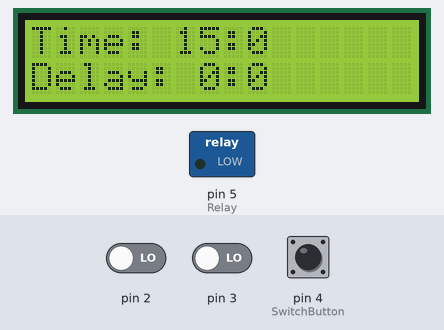
The sketch below on a simulated Arduino Uno, built with avr-gcc and run on an emulated ATmega328P. On the bench: 16×2 character LCD, switched loads named in the sketch (green lamp = pin HIGH). The test bench sets the inputs (shaded band); at power-on: pin 4 (SwitchButton) HIGH, pin 2 LOW, pin 3 LOW.

Above: at 1.2 s.
1.3 s: pin 4 (SwitchButton) pulled LOW for 3.2 s
At 5.7 s:
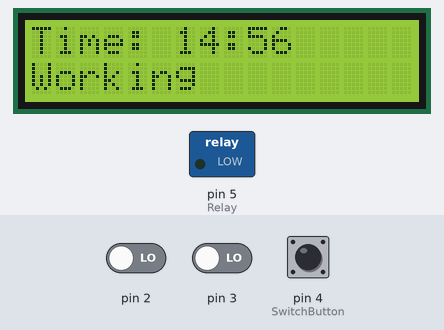
6.8 s: pin 2 driven HIGH
At 8.0 s:
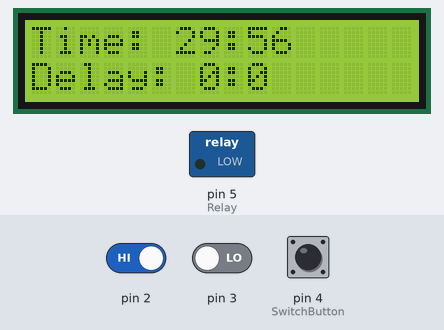
8.3 s: pin 3 driven HIGH
At 9.4 s:
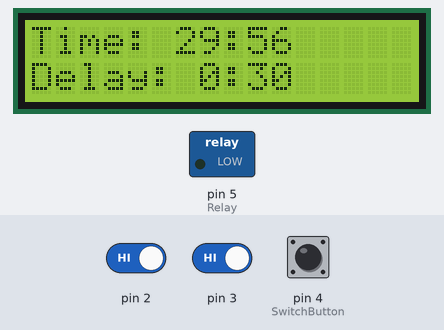
9.8 s: pin 4 (SwitchButton) pulled LOW for 0.15 s
At 10.5 s:
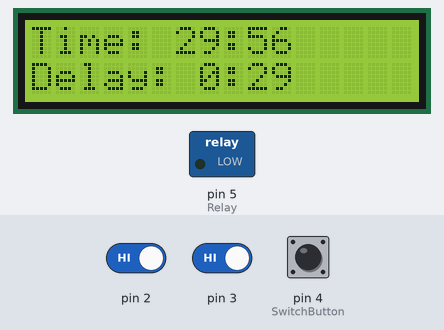
Timing chart, 0 to 12.4 s (numbered marks = the images above; inputs shaded):
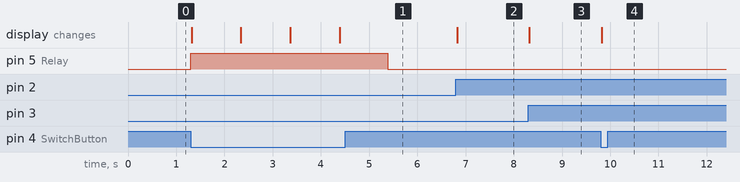

The sketch:

timerrelay.ino
```cpp
#include <Wire.h>
#include <LiquidCrystal_I2C.h>
LiquidCrystal_I2C lcd(0x27,16,2);
int worktime = 900 ;
int startdelaytime = 0 ;
int SwitchButton = 4;
int Relay = 5;
int change =0;
void lcdupdate(){
   lcd.clear();
   lcd.setCursor(0,0);
  lcd.print("Time: ");
    lcd.print(worktime/60);
  lcd.print(":");
  lcd.print(worktime%60);
  lcd.setCursor(0,1);
  lcd.print("Delay: 0:");
  lcd.print(startdelaytime);
}
void lcdupdateW(){
   lcd.clear();
   lcd.setCursor(0,0);
  lcd.print("Time: ");
    lcd.print(worktime/60);
  lcd.print(":");
  lcd.print(worktime%60);
  lcd.setCursor(0,1);
  lcd.print("Working");
}
void interruptwork()
{

if (worktime<3600){

  worktime=worktime+900;
}
else{

  worktime=900;
}
change=1;
  }
void interruptstartdelay()
{

if (startdelaytime<60){

  startdelaytime=startdelaytime+30;
}
else{

  startdelaytime=0;
}

 change=1;
  }
void setup() {
  attachInterrupt(0,interruptwork,RISING);
  attachInterrupt(1,interruptstartdelay,RISING);
  pinMode(SwitchButton, INPUT_PULLUP);
  pinMode(Relay, OUTPUT);
  lcd.init();
  lcd.backlight();
  lcd.setCursor(0,0);
  lcd.print("Time: ");
  lcd.print(worktime/60);
  lcd.print(":");
  lcd.print(worktime%60);
  lcd.setCursor(0,1);
  lcd.print("Delay: 0:");
  lcd.print(startdelaytime);
  Serial.begin(9600);


}

void loop() {
  while((digitalRead(SwitchButton)==0)){
    if ((startdelaytime==0)&&(worktime>0)){
      digitalWrite(Relay, HIGH);
      worktime=worktime-1;
      lcdupdateW();
    }
    else{
      digitalWrite(Relay, LOW);
      if (worktime==0){
        lcd.clear();
        lcd.setCursor(0,1);
        lcd.print("Finished");
      }
      if (worktime!=0){
      startdelaytime=startdelaytime-1;
      lcdupdate();
      }
    }
    delay(1000);
  }
     digitalWrite(Relay, LOW);
     if (change==1){
     lcdupdate();
     change=0;
     }
    }
```

Measured:
- after the input at 1.3 s, pin 5 (Relay): LOW → HIGH at once, → LOW 4.1 s later; the display: first changes at once (image 1 shows a later state)
- after the input at 6.8 s, the display: changes at once (image 2)
- after the input at 8.3 s, the display: changes at once (image 3)
- after the input at 9.8 s, the display: changes at once (image 4)
